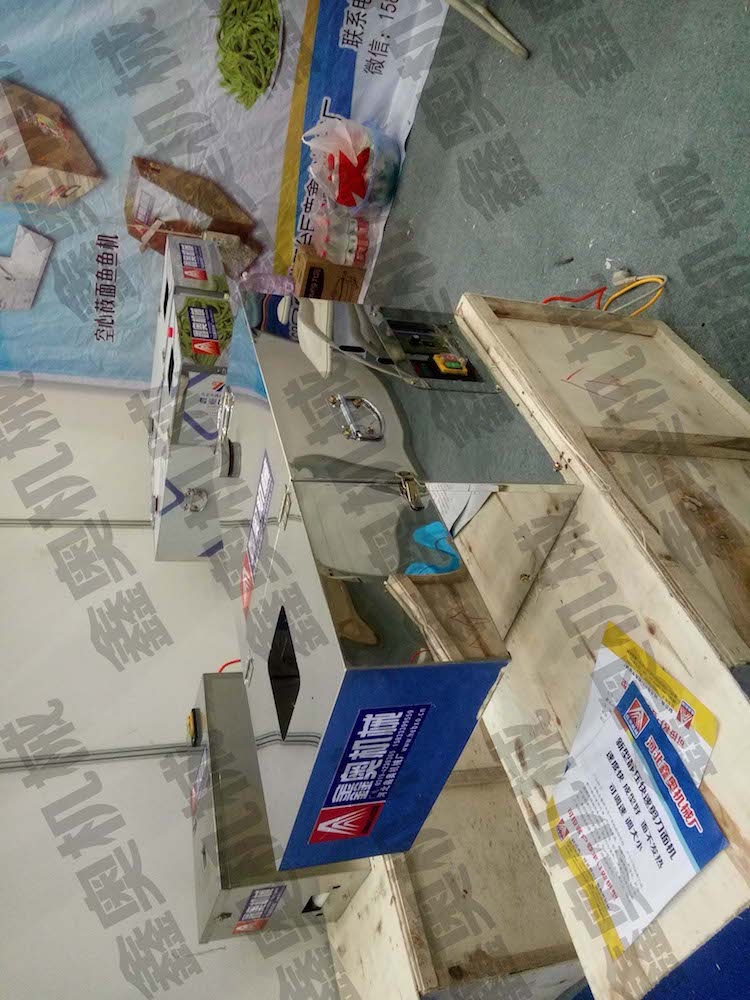
#> input picture 3.jpg, 750 x 1000 px
$ python phash.py 3.jpg   (Python 2 division)   (older library calls are emulated)
#> lines starting #> are read from the running program, lines starting #| are printed output that depends on the picture
#coding:utf-8
"""
author: Haddy Yang(杨仕航)
date: 2016-04-05
filename: opencv_phash.py
decription: pHash算法（感知哈希算法）实现
            把图片转成一个Hash值
测试环境：python2.7 win7 numpy1.11 OpenCV2.4.12
"""
#numpy是OpenCV必须的科学计算库
#OpenCV在Windows系统安装比较麻烦，下载OpenCV2.4的安装程序，执行会解压得到一个目录。
#打开目录build/python/2.7，复制里面的cv2.pyd文件到C:\Python27\Lib\site-packages中即可
import cv2
import cv2.cv as cv
import numpy as np

from compiler.ast import flatten
import sys

def pHash(imgfile):
	"""get image pHash value"""
#> called with imgfile = '3.jpg'
	#加载并调整图片为32x32灰度图片
	img=cv2.imread(imgfile, cv2.CV_LOAD_IMAGE_GRAYSCALE)
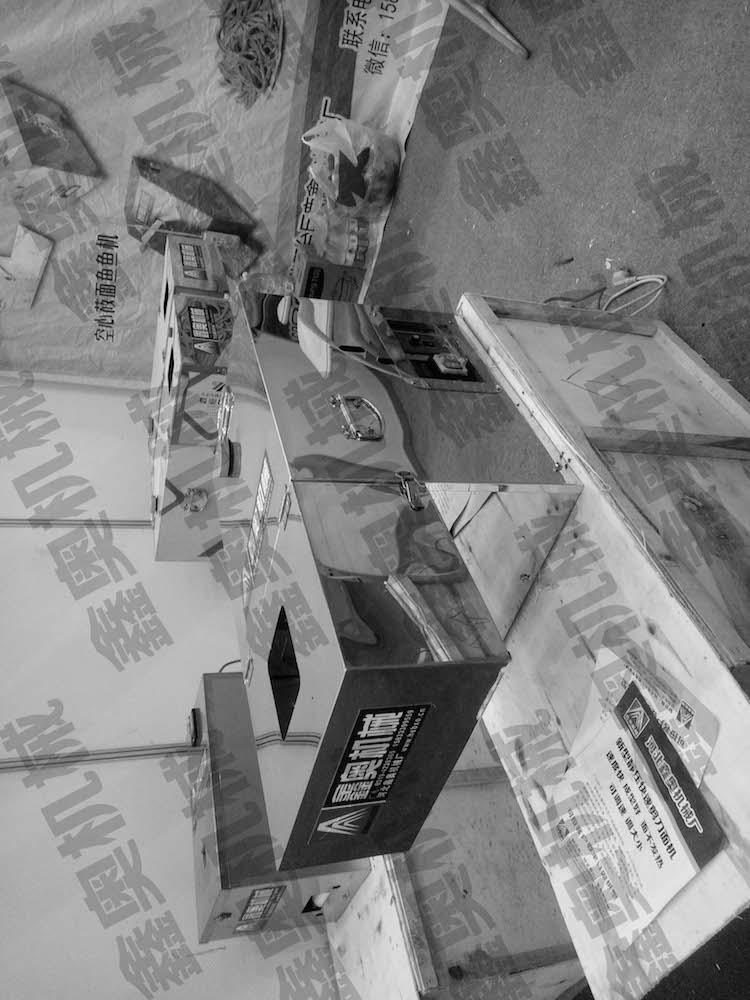
#> img: shape (1000, 750); min 0, max 255, mean 130.1
	img=cv2.resize(img,(32,32),interpolation=cv2.INTER_CUBIC)
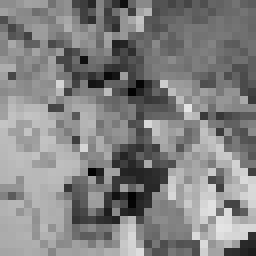
#> img: shape (32, 32) (shown 8 times larger); min 2, max 228, mean 130.1

        #创建二维列表
	h, w = img.shape[:2]
#> h = 32; w = 32
	vis0 = np.zeros((h,w), np.float32)
	vis0[:h,:w] = img       #填充数据

	#二维Dct变换
	vis1 = cv2.dct(cv2.dct(vis0))
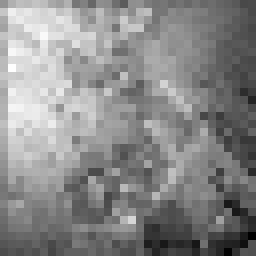
#> vis1: shape (32, 32) float32 (shown 8 times larger); min -131.7, max 316.4, mean 109.1; drawn with min black and max white
	#cv.SaveImage('a.jpg',cv.fromarray(vis0)) #保存图片
#> (the run stopped early here; a loop or call above may not have finished)

$ run again, on 5.jpg
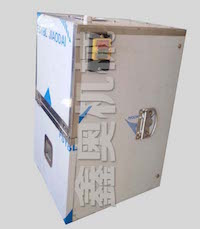
#> input picture 5.jpg, 200 x 229 px
#> in pHash, `img=cv2.resize(img,(32,32),interpolation=cv2.INTER_CUBIC)`:
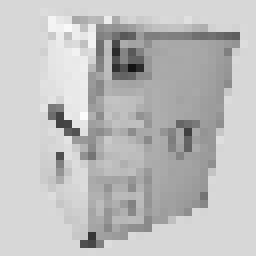
#> img: shape (32, 32) (shown 8 times larger); min 19, max 252, mean 190.8
#> in pHash, `vis1 = cv2.dct(cv2.dct(vis0))`:
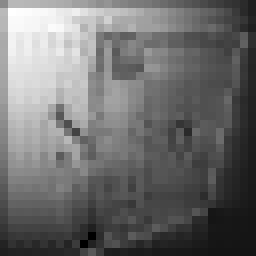
#> vis1: shape (32, 32) float32 (shown 8 times larger); min -38.09, max 427.3, mean 161.5; drawn with min black and max white
